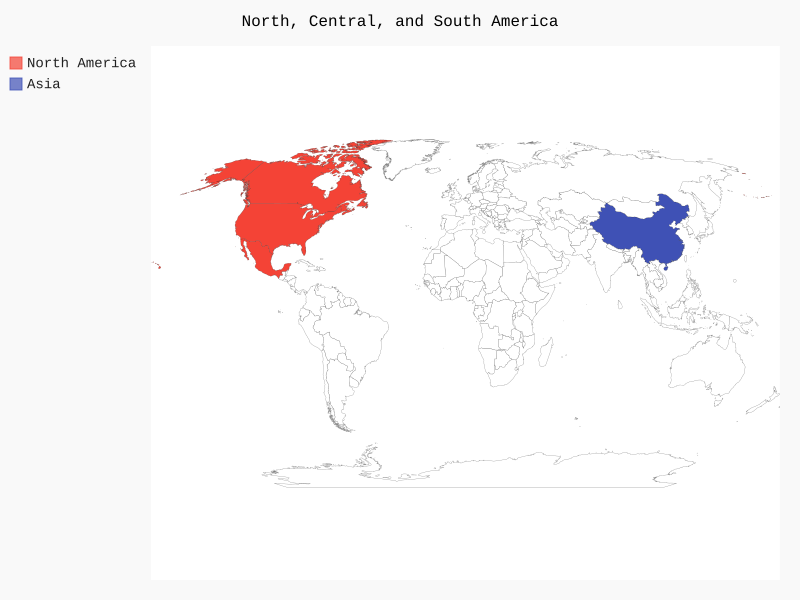

This chart was generated by the following Python code:
import pygal_maps_world.maps

wm = pygal_maps_world.maps.World()
wm.title = 'North, Central, and South America'

wm.add('North America', ['ca', 'mx', 'us'])
wm.add('Asia', ['cn'])

wm.render_to_file('americas.svg')
